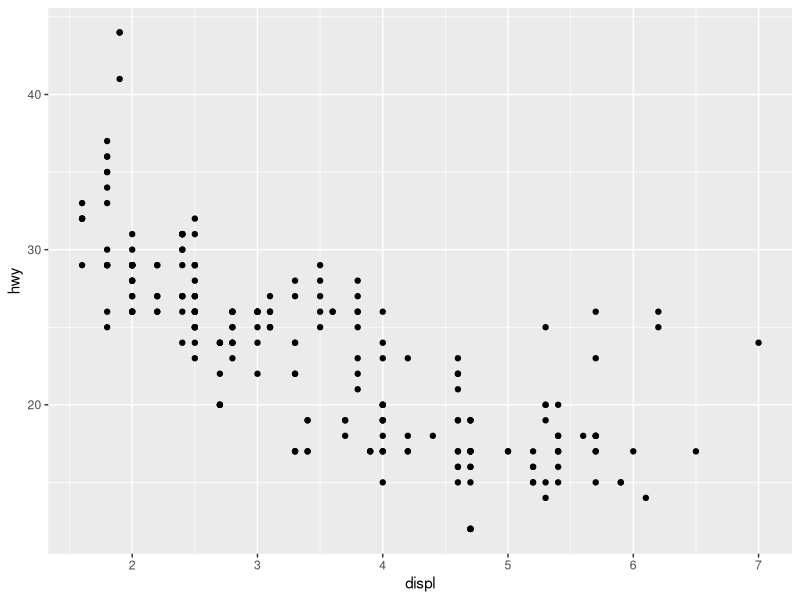
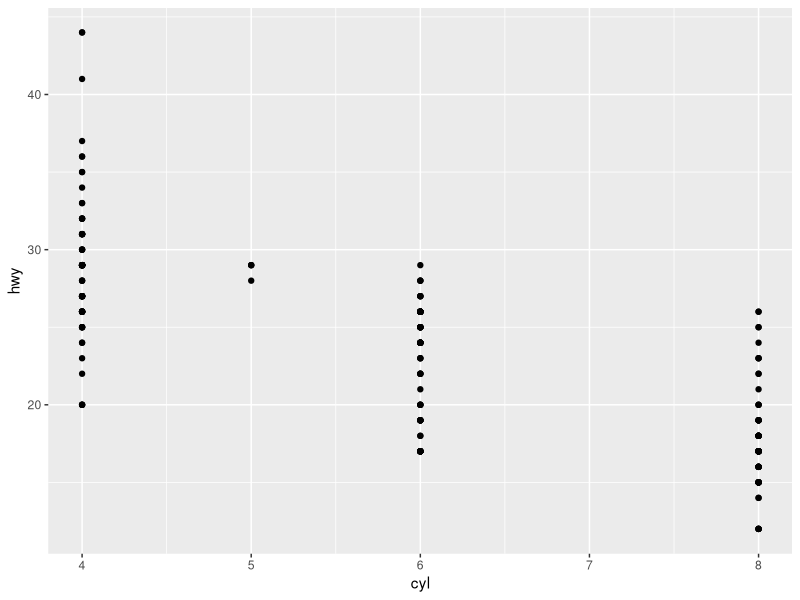
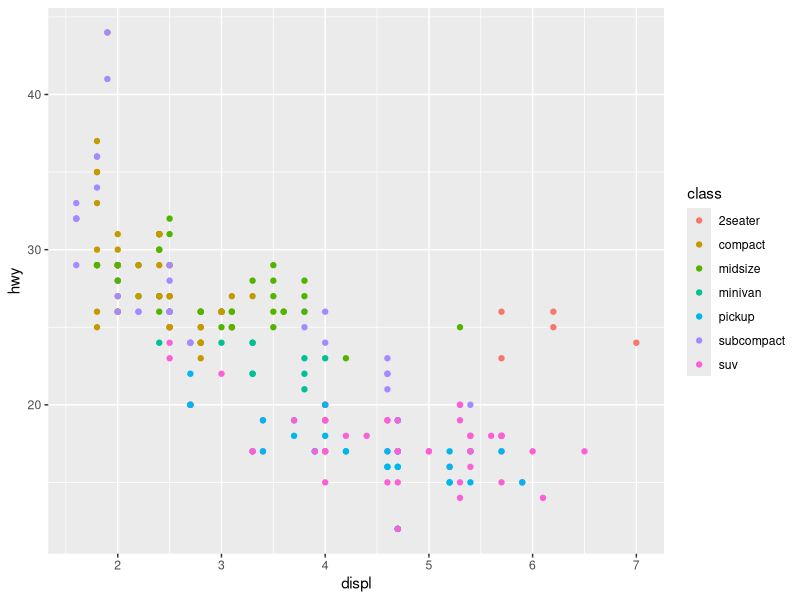
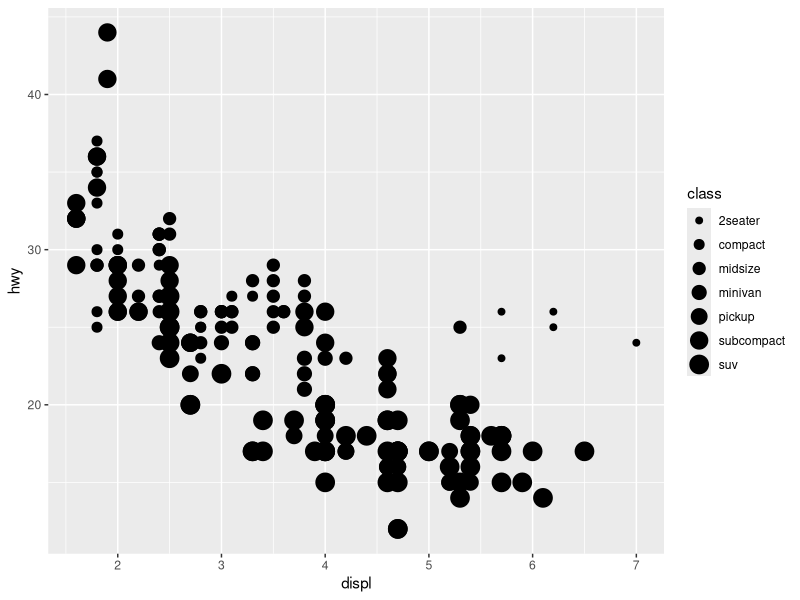
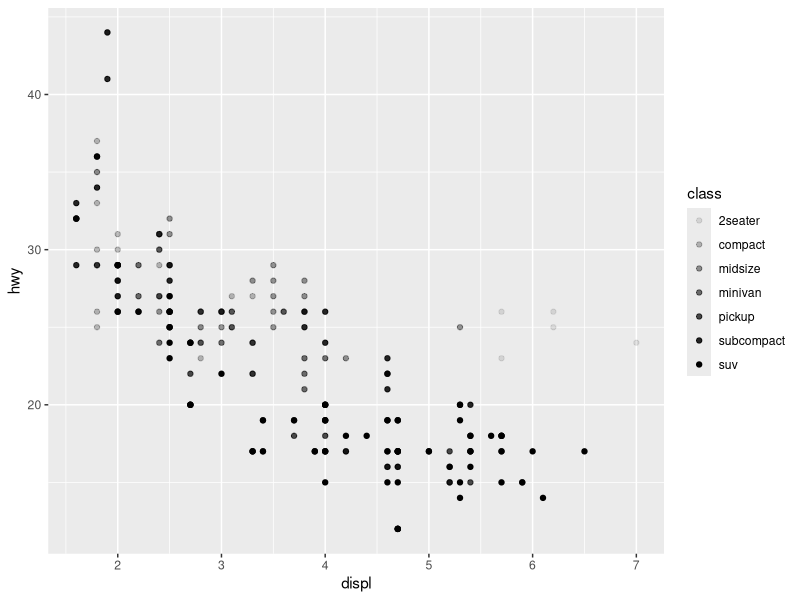
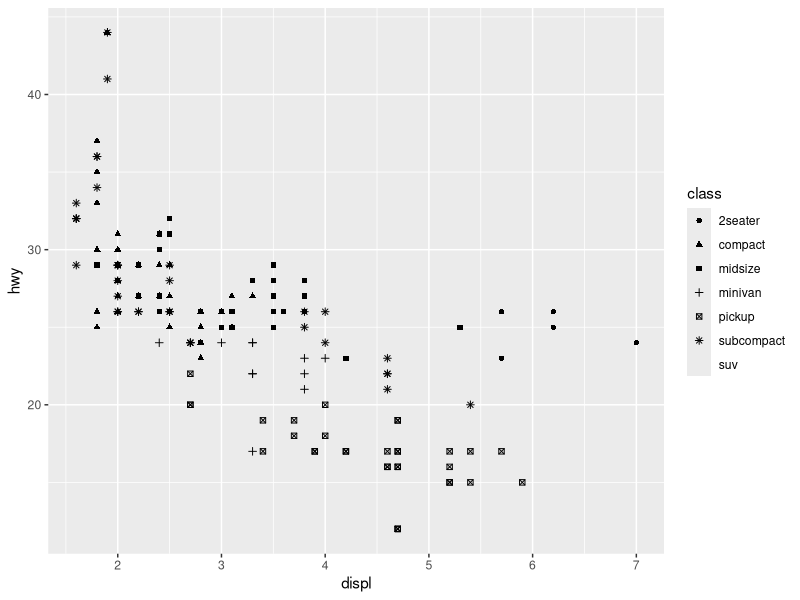
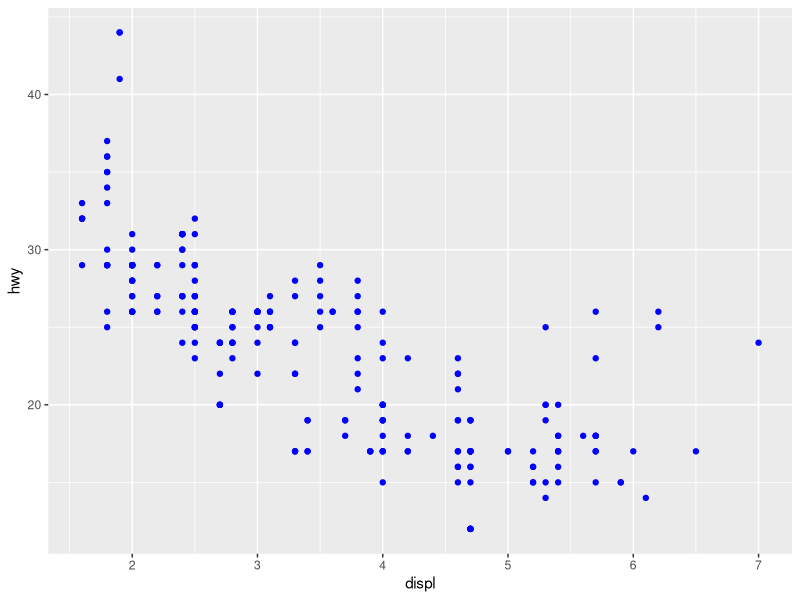
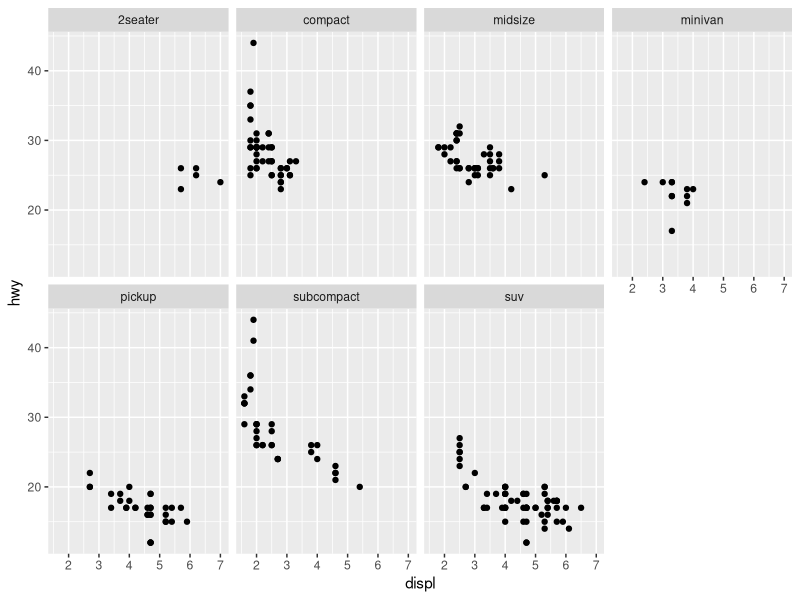

Source code (R) for these figures, in order:
## ---- chunk 1
knitr::opts_chunk$set(echo = TRUE)
## ---- chunk 2
library(tidyverse)
## ---- chunk 3
mpg
## ---- chunk 4
  ggplot(data = mpg) + 
    geom_point(mapping = aes(x = displ, y = hwy))
## ---- chunk 5
mtcars

## ---- chunk 6
ggplot(data = mpg) + 
  geom_point(mapping = aes(x = cyl, y = hwy))
## ---- chunk 7
ggplot(data = mpg) +
  geom_point(mapping = aes(x = displ, y = hwy, color = class))
## ---- chunk 8
ggplot(data = mpg) +
  geom_point(mapping = aes(x = displ, y = hwy, size = class))
## ---- chunk 9
# Top
ggplot(data = mpg) +
  geom_point(mapping = aes(x = displ, y = hwy, alpha = class))

# Buttom
ggplot(data = mpg) +
  geom_point(mapping = aes(x = displ, y = hwy, shape = class))
## ---- chunk 10
ggplot(data = mpg) +
  geom_point(mapping = aes(x = displ, y = hwy), color = "blue")
## ---- chunk 11
ggplot(data = mpg) +
  geom_point(mapping = aes(x = displ, y = hwy)) +
  facet_wrap(~class, nrow = 2)
## ---- chunk 12
ggplot(data = mpg)+
  geom_point(mapping = aes(x = displ, y = hwy)) +
  facet_grid(drv ~ cyl)
## ---- chunk 13
# Left
ggplot(data = mpg) +
  geom_point(mapping = aes(x = displ, y = hwy))
# Right
ggplot(data = mpg) +
  geom_smooth(mapping = aes(x = displ, y = hwy))

## ---- chunk 14
ggplot(data = mpg) +
  geom_smooth(mapping = aes(x = displ, y = hwy, linetype = drv))
## ---- chunk 15
ggplot(data = mpg) +
  geom_smooth(mapping = aes(x = displ, y = hwy))
ggplot(data = mpg) +
  geom_smooth(mapping = aes(x = displ, y = hwy, group = drv))
ggplot(data = mpg) +
  geom_smooth(
    mapping = aes(x = displ, y = hwy, color = drv),
    show.legend = FALSE
  )
## ---- chunk 16
ggplot(mpg) +
  geom_text(mapping = aes(x = displ, y = hwy, label = model))
## ---- chunk 17
ggplot(data = mpg) +
  geom_point(mapping = aes(x = displ, y = hwy)) +
  geom_smooth(mapping = aes(x = displ, y = hwy)) 

## ---- chunk 18
ggplot(data = mpg, mapping = aes( x = displ, y = hwy)) +
  geom_point() +
  geom_smooth() 

  
## ---- chunk 19
ggplot(data = mpg, mapping = aes( x = displ, y = hwy)) +
  geom_point(mapping = aes(color = class)) +
  geom_smooth() 

## ---- chunk 20
ggplot(data = mpg, mapping = aes(x = displ, y = hwy)) +
  geom_point(mapping = aes(color = class)) +
  geom_smooth(
    data = filter(mpg, class == "subcompact"),
    se = FALSE
  )
  
## ---- chunk 21
diamonds
## ---- chunk 22
ggplot(data = diamonds) +
  geom_bar(mapping = aes(x = cut))
## ---- chunk 23
ggplot(data = diamonds) +
  stat_count(mapping = aes(x = cut))
